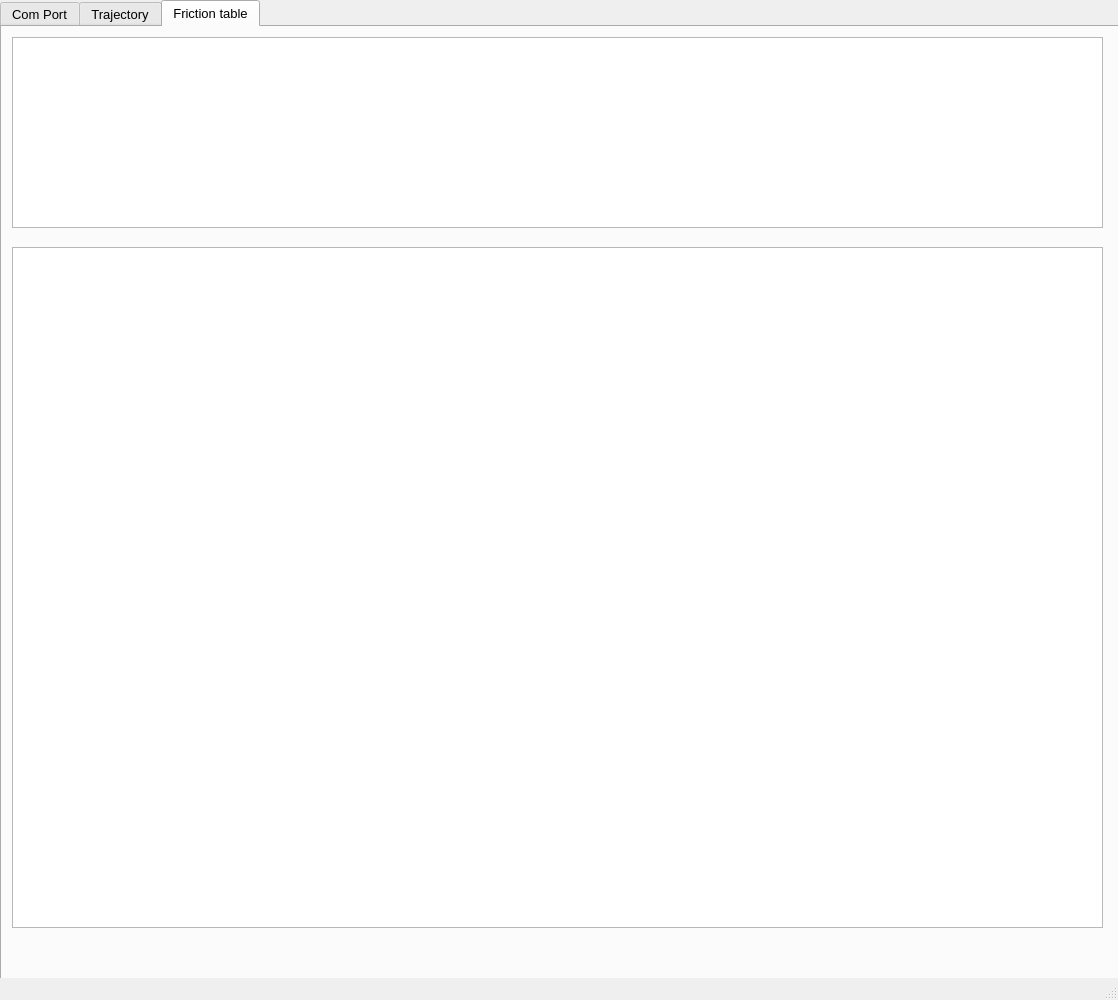
<?xml version="1.0" encoding="UTF-8"?>
<ui version="4.0">
 <class>MainWindow</class>
 <widget class="QMainWindow" name="MainWindow">
  <property name="geometry">
   <rect>
    <x>0</x>
    <y>0</y>
    <width>1118</width>
    <height>1000</height>
   </rect>
  </property>
  <property name="windowTitle">
   <string>MainWindow</string>
  </property>
  <widget class="QWidget" name="centralwidget">
   <widget class="QTabWidget" name="tabWidget">
    <property name="geometry">
     <rect>
      <x>0</x>
      <y>0</y>
      <width>1171</width>
      <height>1000</height>
     </rect>
    </property>
    <property name="font">
     <font>
      <pointsize>10</pointsize>
      <weight>50</weight>
      <bold>false</bold>
     </font>
    </property>
    <property name="currentIndex">
     <number>2</number>
    </property>
    <property name="iconSize">
     <size>
      <width>16</width>
      <height>16</height>
     </size>
    </property>
    <widget class="QWidget" name="tab">
     <attribute name="title">
      <string>Com Port</string>
     </attribute>
     <widget class="QTextEdit" name="Com_ReadTextEdit">
      <property name="geometry">
       <rect>
        <x>10</x>
        <y>240</y>
        <width>1041</width>
        <height>491</height>
       </rect>
      </property>
     </widget>
     <widget class="QWidget" name="gridLayoutWidget_4">
      <property name="geometry">
       <rect>
        <x>10</x>
        <y>20</y>
        <width>1041</width>
        <height>211</height>
       </rect>
      </property>
      <layout class="QGridLayout" name="gridLayout_4">
       <item row="0" column="0">
        <layout class="QGridLayout" name="gridLayout">
         <property name="leftMargin">
          <number>6</number>
         </property>
         <property name="topMargin">
          <number>6</number>
         </property>
         <property name="rightMargin">
          <number>6</number>
         </property>
         <property name="bottomMargin">
          <number>6</number>
         </property>
         <property name="spacing">
          <number>10</number>
         </property>
         <item row="0" column="0">
          <widget class="QComboBox" name="Com_NameComboBox">
           <property name="sizePolicy">
            <sizepolicy hsizetype="Expanding" vsizetype="Expanding">
             <horstretch>0</horstretch>
             <verstretch>0</verstretch>
            </sizepolicy>
           </property>
          </widget>
         </item>
         <item row="1" column="0" colspan="3">
          <layout class="QGridLayout" name="gridLayout_2">
           <item row="0" column="1">
            <widget class="QPushButton" name="Com_ReadTrajectoryFloat">
             <property name="sizePolicy">
              <sizepolicy hsizetype="Expanding" vsizetype="Expanding">
               <horstretch>0</horstretch>
               <verstretch>0</verstretch>
              </sizepolicy>
             </property>
             <property name="font">
              <font>
               <pointsize>10</pointsize>
               <weight>50</weight>
               <bold>false</bold>
              </font>
             </property>
             <property name="text">
              <string>Read Trajectory Float</string>
             </property>
            </widget>
           </item>
           <item row="0" column="0">
            <widget class="QPushButton" name="Com_ReadTrajectory">
             <property name="sizePolicy">
              <sizepolicy hsizetype="Expanding" vsizetype="Expanding">
               <horstretch>0</horstretch>
               <verstretch>0</verstretch>
              </sizepolicy>
             </property>
             <property name="font">
              <font>
               <pointsize>10</pointsize>
               <weight>50</weight>
               <bold>false</bold>
              </font>
             </property>
             <property name="text">
              <string>Read Trajectory Int16_t</string>
             </property>
            </widget>
           </item>
           <item row="0" column="2">
            <widget class="QPushButton" name="Com_SendTrajectoryToJtc">
             <property name="sizePolicy">
              <sizepolicy hsizetype="Expanding" vsizetype="Expanding">
               <horstretch>0</horstretch>
               <verstretch>0</verstretch>
              </sizepolicy>
             </property>
             <property name="font">
              <font>
               <pointsize>10</pointsize>
               <weight>50</weight>
               <bold>false</bold>
              </font>
             </property>
             <property name="text">
              <string>Send Trajectory To JTC</string>
             </property>
            </widget>
           </item>
          </layout>
         </item>
         <item row="0" column="2">
          <widget class="QPushButton" name="Com_CloseButt">
           <property name="sizePolicy">
            <sizepolicy hsizetype="Expanding" vsizetype="Expanding">
             <horstretch>0</horstretch>
             <verstretch>0</verstretch>
            </sizepolicy>
           </property>
           <property name="font">
            <font>
             <pointsize>10</pointsize>
             <weight>50</weight>
             <bold>false</bold>
            </font>
           </property>
           <property name="text">
            <string>Close Com Port</string>
           </property>
          </widget>
         </item>
         <item row="0" column="1">
          <widget class="QPushButton" name="Com_OpenButt">
           <property name="sizePolicy">
            <sizepolicy hsizetype="Expanding" vsizetype="Expanding">
             <horstretch>0</horstretch>
             <verstretch>0</verstretch>
            </sizepolicy>
           </property>
           <property name="font">
            <font>
             <pointsize>10</pointsize>
             <weight>50</weight>
             <bold>false</bold>
            </font>
           </property>
           <property name="text">
            <string>Open Com Port</string>
           </property>
          </widget>
         </item>
         <item row="2" column="0" colspan="3">
          <layout class="QGridLayout" name="gridLayout_3">
           <item row="0" column="0">
            <widget class="QPushButton" name="Com_ReadFrictionTableFloat">
             <property name="sizePolicy">
              <sizepolicy hsizetype="Expanding" vsizetype="Expanding">
               <horstretch>0</horstretch>
               <verstretch>0</verstretch>
              </sizepolicy>
             </property>
             <property name="font">
              <font>
               <pointsize>10</pointsize>
               <weight>50</weight>
               <bold>false</bold>
              </font>
             </property>
             <property name="text">
              <string>Read Friction Ttable Float</string>
             </property>
            </widget>
           </item>
           <item row="0" column="1">
            <widget class="QPushButton" name="Com_SendFrictionTableToJtc">
             <property name="sizePolicy">
              <sizepolicy hsizetype="Expanding" vsizetype="Expanding">
               <horstretch>0</horstretch>
               <verstretch>0</verstretch>
              </sizepolicy>
             </property>
             <property name="font">
              <font>
               <pointsize>10</pointsize>
               <weight>50</weight>
               <bold>false</bold>
              </font>
             </property>
             <property name="text">
              <string>Send Friction Table To JTC</string>
             </property>
            </widget>
           </item>
          </layout>
         </item>
        </layout>
       </item>
      </layout>
     </widget>
    </widget>
    <widget class="QWidget" name="Com">
     <attribute name="title">
      <string>Trajectory</string>
     </attribute>
     <widget class="QTextEdit" name="Com_TrajTextEdit">
      <property name="geometry">
       <rect>
        <x>0</x>
        <y>10</y>
        <width>1091</width>
        <height>181</height>
       </rect>
      </property>
     </widget>
     <widget class="QTableView" name="Com_TrajTableView">
      <property name="geometry">
       <rect>
        <x>0</x>
        <y>200</y>
        <width>1091</width>
        <height>681</height>
       </rect>
      </property>
     </widget>
    </widget>
    <widget class="QWidget" name="Can">
     <attribute name="title">
      <string>Friction table</string>
     </attribute>
     <widget class="QTextEdit" name="Com_FrictionTableTextEdit">
      <property name="geometry">
       <rect>
        <x>10</x>
        <y>10</y>
        <width>1091</width>
        <height>191</height>
       </rect>
      </property>
     </widget>
     <widget class="QTableView" name="Com_FrictionTableTableView">
      <property name="geometry">
       <rect>
        <x>10</x>
        <y>220</y>
        <width>1091</width>
        <height>681</height>
       </rect>
      </property>
     </widget>
    </widget>
   </widget>
  </widget>
  <widget class="QMenuBar" name="menubar">
   <property name="geometry">
    <rect>
     <x>0</x>
     <y>0</y>
     <width>1118</width>
     <height>21</height>
    </rect>
   </property>
  </widget>
  <widget class="QStatusBar" name="statusbar"/>
 </widget>
 <resources/>
 <connections/>
</ui>
